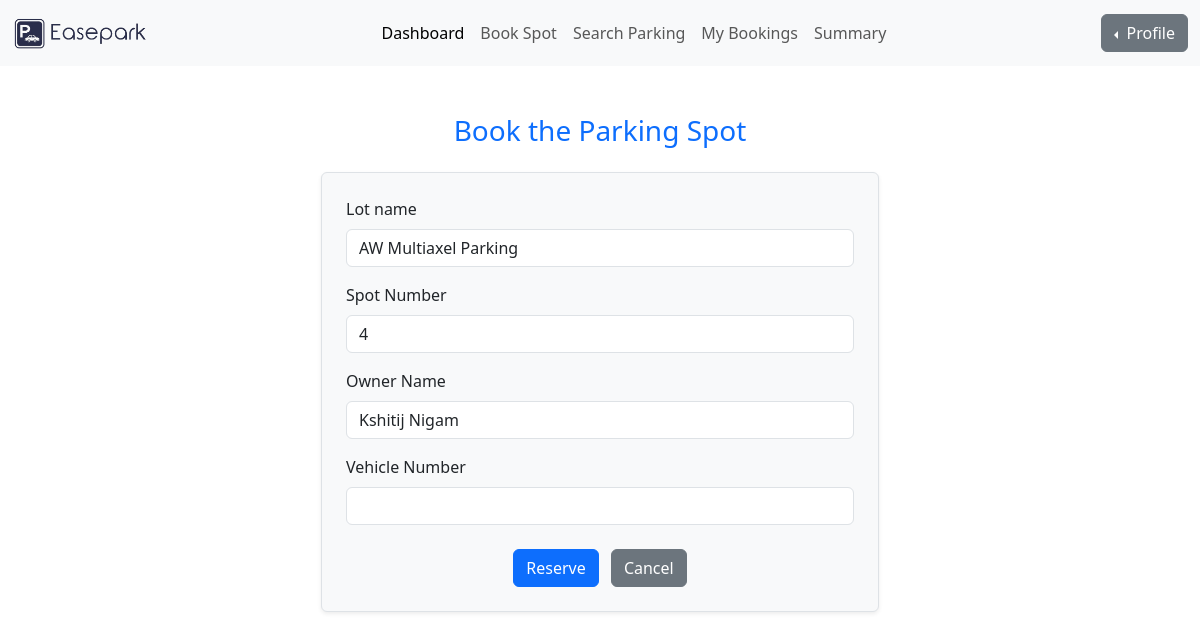
The app's page /dashboard/book/1 (signed in), older data.
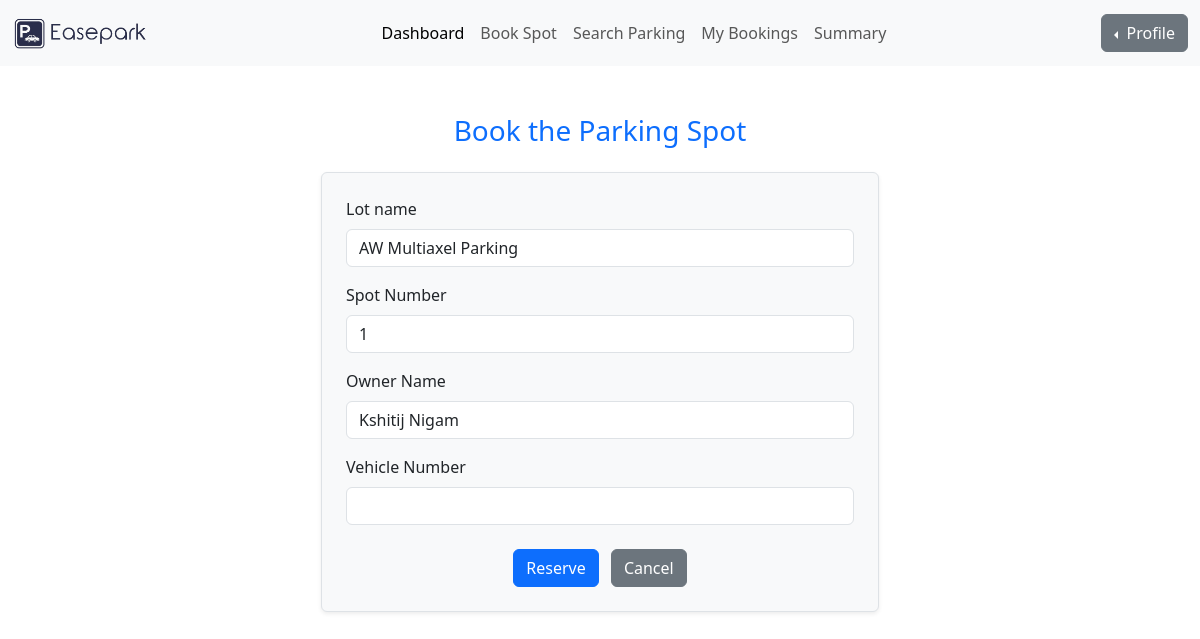
The same page, newer data.
### models/user_model.py (models this page shows)
class ParkingSpot(UserMixin, db.Model):
    id = db.Column(db.Integer, primary_key=True)
    lot_id = db.Column(db.Integer, db.ForeignKey('parking_lot.id'), nullable=False)
    spot_number = db.Column(db.String(10), nullable=True) # spot number that can be given to human for finding the spot
    status = db.Column(db.String(1), default='A') # A can be considered as 'Available' at first.
    is_active = db.Column(db.Boolean, default=True) # this show wether the spot is accessible or disabled by the admin
    reservations = db.relationship('Reservation', backref='spot', lazy=True)

### controllers/user_routes.py (the view, shortened to what this page needs)
@user_blueprint.route('/book/<int:lot_id>', methods=['Get', 'POST'])
@login_required
def reserve_spot(lot_id):
    lot = ParkingLot.query.filter_by(id=lot_id).first()
    if lot is None:
        abort(404)
    spot = ParkingSpot.query.filter_by(lot_id=lot_id , status = 'A').first()
    if not spot:
        return redirect(url_for('user.book_spot'))
    return render_template('reserve_spot.html', lot=lot,spot=spot,user=current_user)

### app.py (called while the page is built)
@login_manager.user_loader
def load_user(user_id):
    return db.session.get(Users, int(user_id))

### templates/reserve_spot.html (shortened to what this page needs)
<!doctype html>
<html lang="en">
<head>
    <link href="https://cdn.jsdelivr.net/npm/bootstrap@5.3.6/dist/css/bootstrap.min.css" rel="stylesheet">
</head>
<body>
    {% include 'user_navbar.html' %}
    <div class="container mt-5">
        <h3 class="text-center mb-4 text-primary">Book the Parking Spot</h3>
        <form method="POST" class="w-50 mx-auto border rounded p-4 shadow-sm bg-light">
            <div class="mb-3">
                <label class="form-label">Lot name </label>
                <input type="text" class="form-control" value="{{ lot.parking_name }}" readonly>
            </div>
            <div class="mb-3">
                <label class="form-label">Spot Number</label>
                <input type="text" class="form-control" value="{{ spot.spot_number }}" readonly>
            </div>
            <div class="mb-3">
                <label class="form-label">Owner Name</label>
                <input type="text" class="form-control" value="{{ user.full_name }}" readonly>
            </div>
            <div class="mb-3">
                <label class="form-label">Vehicle Number</label>
                <input type="text" name="vehicle_number" class="form-control" required>
            </div>
            <div class="text-center mt-4">
                <button type="submit" class="btn btn-primary me-2">Reserve</button>
                <a href="{{ url_for('user.book_spot') }}" class="btn btn-secondary">Cancel</a>
            </div>
        </form>
    </div>
</body>
</html>

Row changes from the older to the newer data that the page shows:
no longer on this page (row unchanged): ParkingSpot: spot_number "4"
now on this page (row edited): ParkingSpot: spot_number "1"
